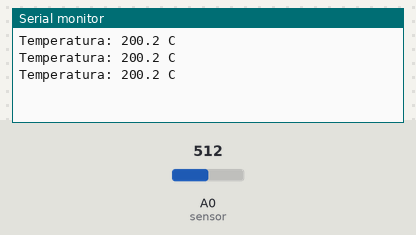
Bench run of a sketch on a simulated Arduino Uno, built with avr-gcc and run on an emulated ATmega328P. Parts: the last lines printed to the serial monitor. Inputs (shaded band) come from the test bench; at power-on: A0 (sensor) = 512.

Above: at 1.3 s.
1.4 s: A0 (sensor) set to 716
At 1.9 s:
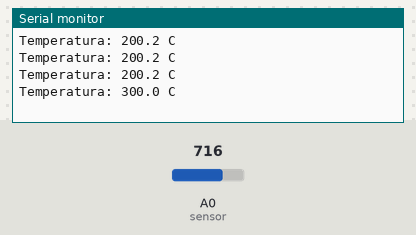
2.9 s: A0 (sensor) set to 900
At 3.4 s:
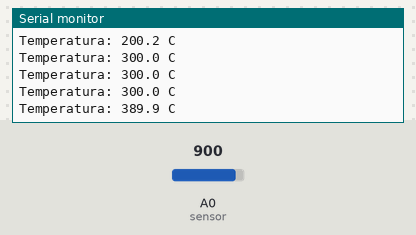
Timing chart, 0 to 5.9 s (numbered marks = the images above; inputs shaded):
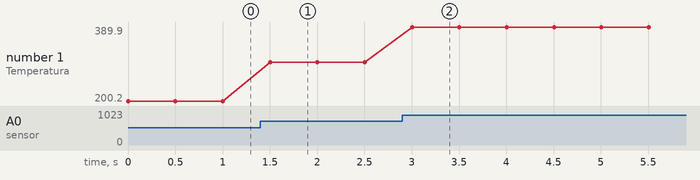

The sketch:

Monitoramento_v1.0.ino
```cpp
const int sensor = A0;

void setup()
{
  Serial.begin(9600);
}

void loop()
{
  int leitura = analogRead(sensor);

  float tensao = leitura * (5.0 / 1023.0);
  float temperatura = (tensao - 0.5) * 100.0;

  Serial.print("Temperatura: ");
  Serial.print(temperatura, 1);
  Serial.println(" C");

  delay(500);
}
```

Measured:
- after the input at 1.4 s, the serial monitor: prints a new line after 0.10 s (image 1)
- after the input at 2.9 s, the serial monitor: prints a new line after 0.10 s (image 2)
- plotted number 1: 200.2 → 300 after the input at 1.4 s, 300 → 389.9 after the input at 2.9 s
